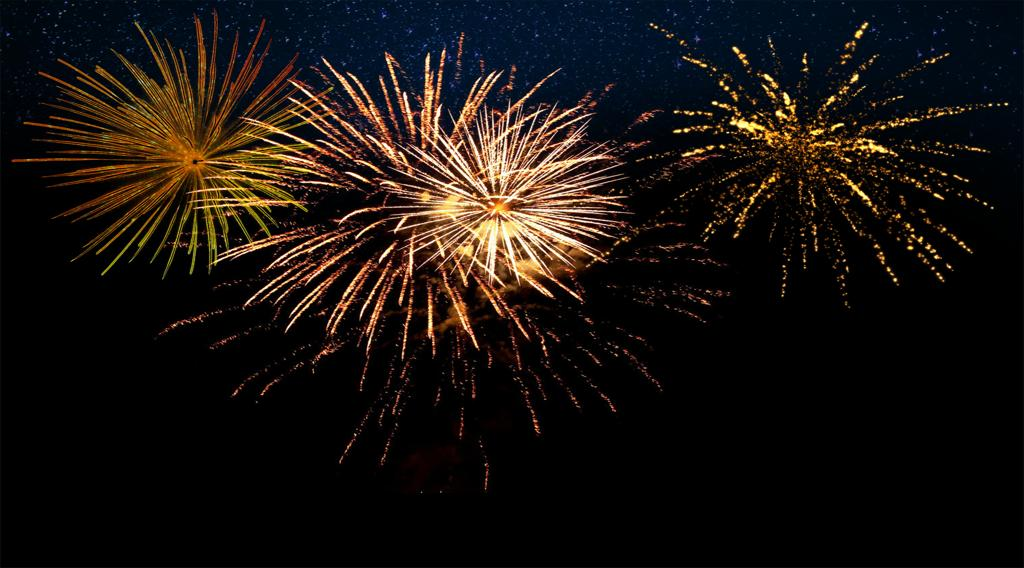
#> input picture cvstudey/chapter-2/V2-5-/image/fireworks.jpg, 1024 x 568 px
$ python 2_8_cv2.bitwise_xxx_application.py
#> lines starting #> are read from the running program, lines starting #| are printed output that depends on the picture
import cv2 as cv
import matplotlib.pyplot as plt

A_path = 'image/fireworks.jpg'
B_path = 'image/city.png'

A = cv.imread(A_path, cv.IMREAD_GRAYSCALE)
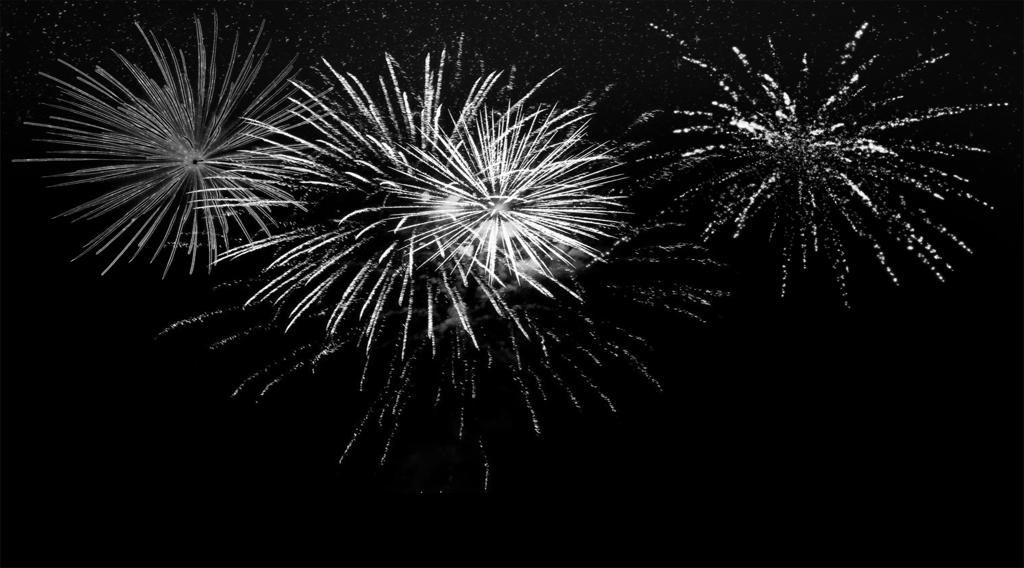
#> A: shape (568, 1024); min 0, max 255, mean 20.1
B = cv.imread(B_path, cv.IMREAD_GRAYSCALE)
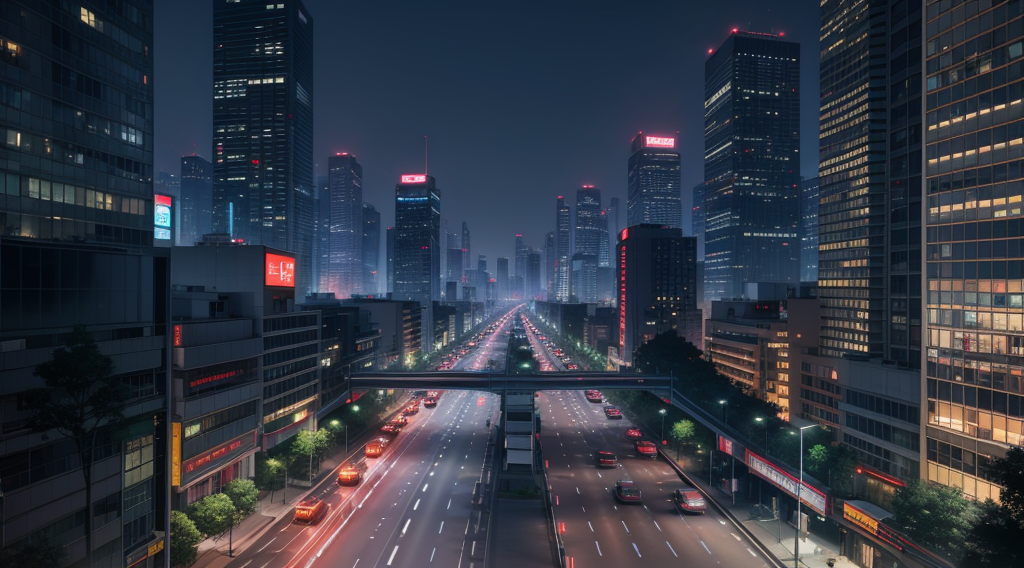
#> input picture cvstudey/chapter-2/V2-5-/image/city.png, 1024 x 568 px
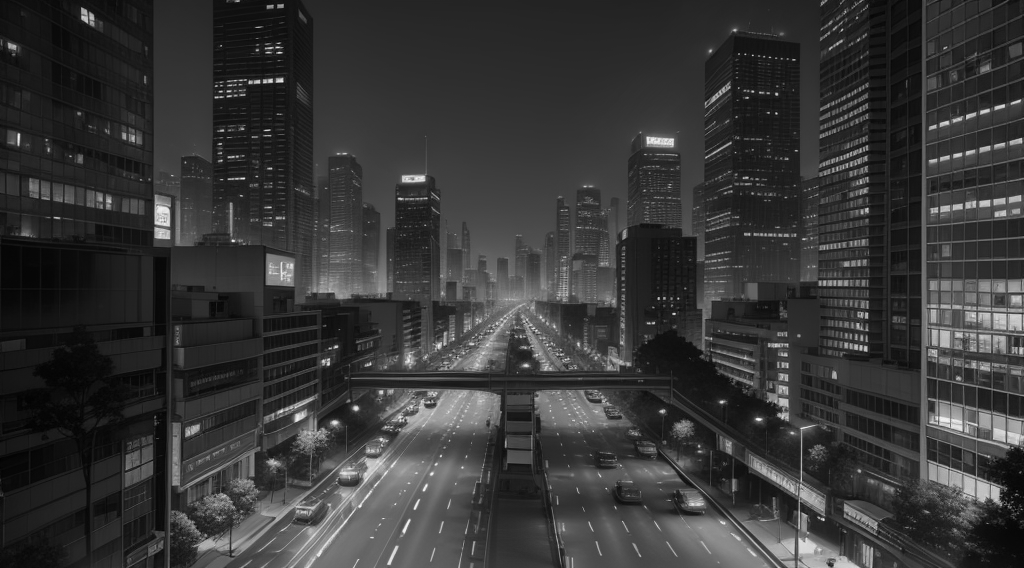
#> B: shape (568, 1024); min 0, max 252, mean 54.6

# 与
bitwise_and = cv.bitwise_and(A, B)
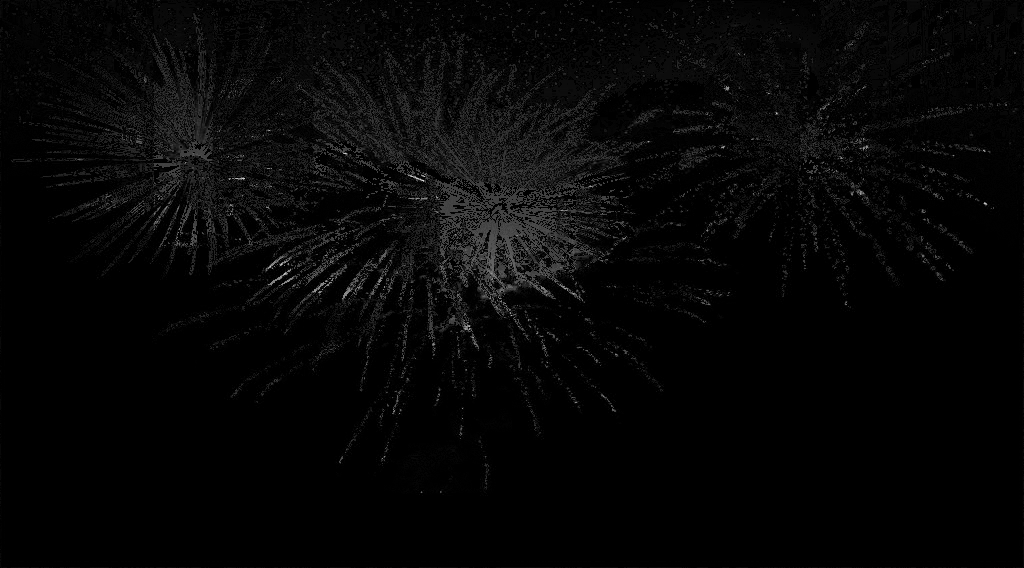
#> bitwise_and: shape (568, 1024); min 0, max 216, mean 6.2
# 或
bitwise_or = cv.bitwise_or(A, B)
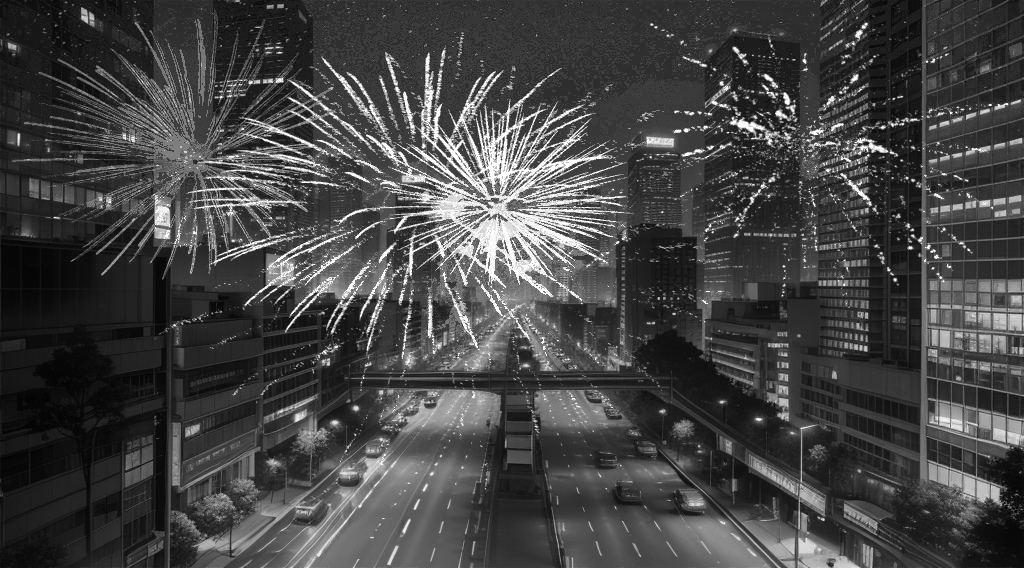
#> bitwise_or: shape (568, 1024); min 0, max 255, mean 68.4
# 非
bitwise_not = cv.bitwise_not(A)
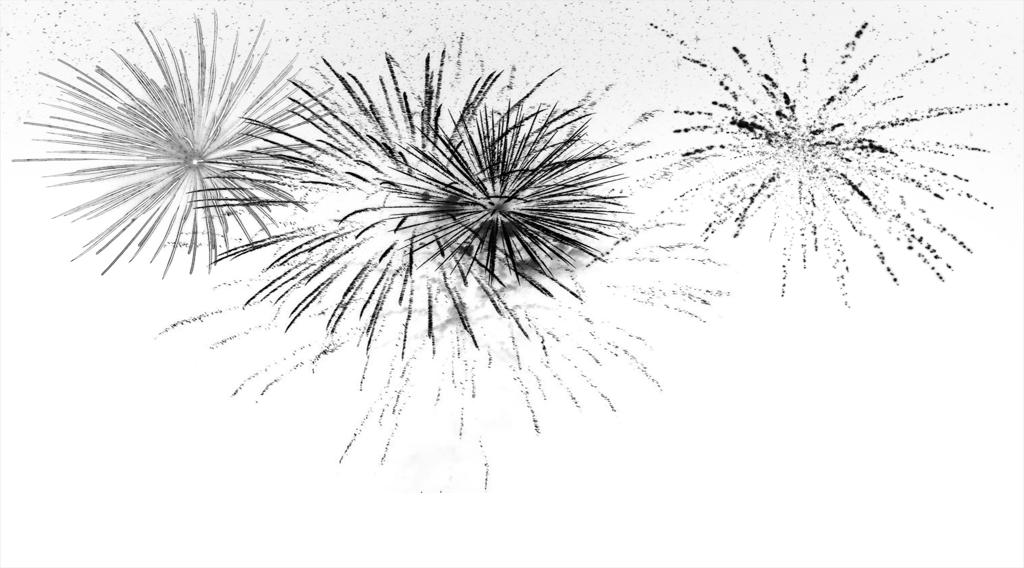
#> bitwise_not: shape (568, 1024); min 0, max 255, mean 234.9
# 异或
bitwise_xor = cv.bitwise_xor(A, B)
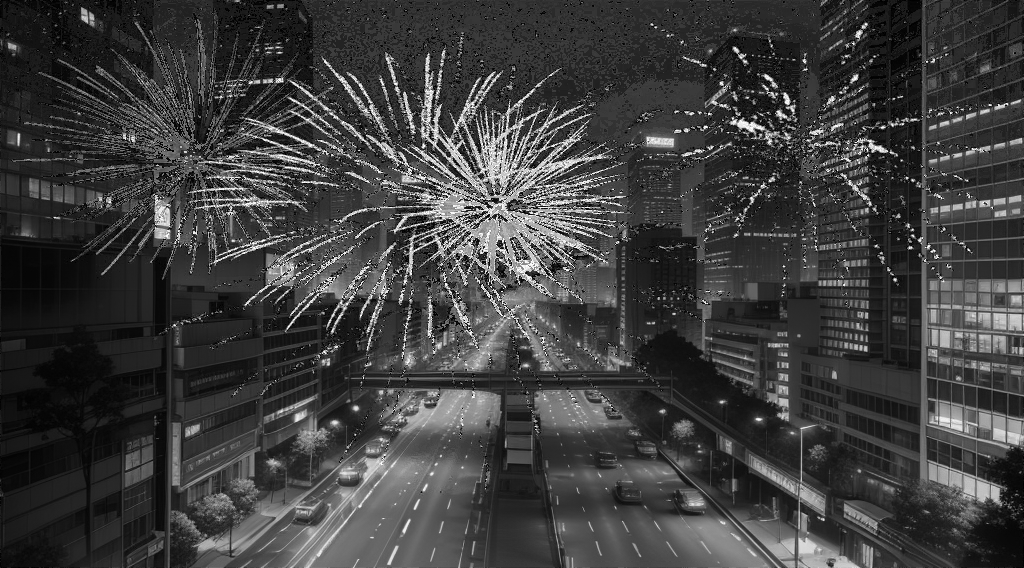
#> bitwise_xor: shape (568, 1024); min 0, max 255, mean 62.2

plt.figure(figsize = (10,10))
plt.subplot(3,2,1), plt.imshow(A, cmap = 'gray'), plt.title('A')
plt.subplot(3,2,2), plt.imshow(B, cmap = 'gray'), plt.title('B')
plt.subplot(3,2,3), plt.imshow(bitwise_and, cmap = 'gray'), plt.title('A and B')
plt.subplot(3,2,4), plt.imshow(bitwise_or, cmap = 'gray'), plt.title('A or B')
plt.subplot(3,2,5), plt.imshow(bitwise_not, cmap = 'gray'), plt.title('not A')
plt.subplot(3,2,6), plt.imshow(bitwise_xor, cmap = 'gray'), plt.title('xor A, B')
plt.show()
